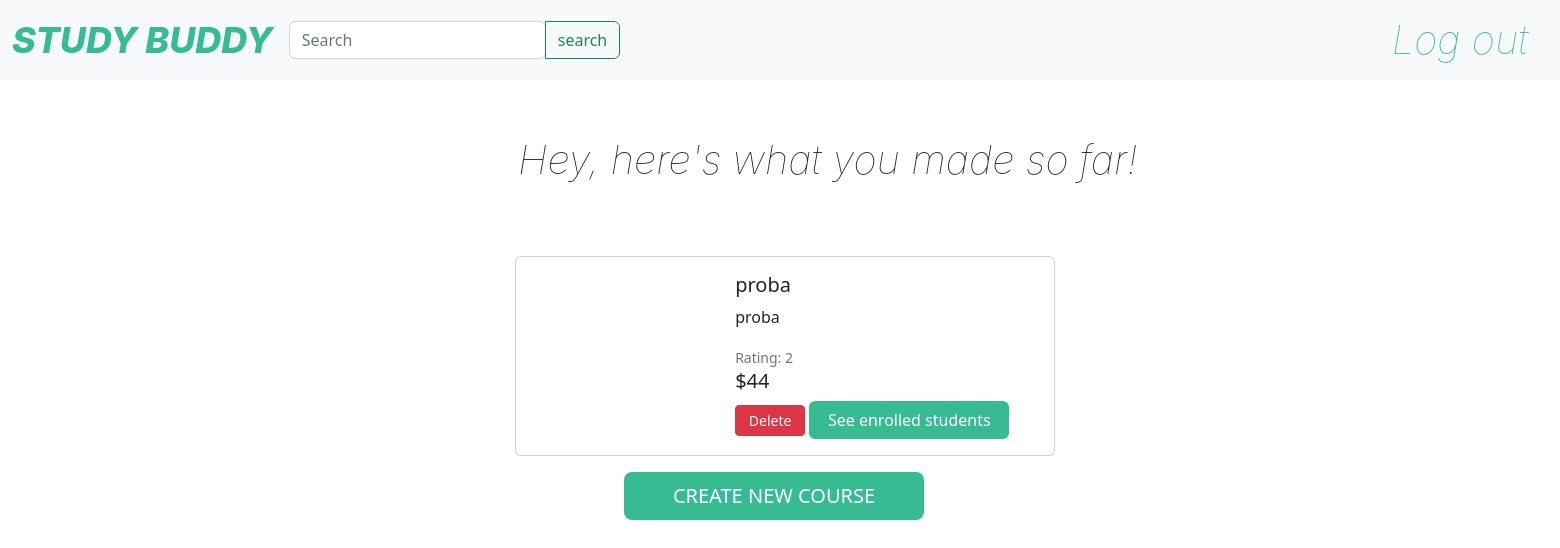
Page /teacherIndex/ (signed in) on the committed database.
### final_project/models.py (models this page shows)
class Course(models.Model):
    id = models.IntegerField(null=False, blank=False, primary_key=True)
    title = models.CharField(max_length=50, null=True, blank=True)
    rating = models.IntegerField(null=True, blank=True)
    course_video = models.FileField(upload_to='course_videos', blank=True)
    description = models.CharField(max_length=50, blank=True, null=True)
    cost = models.IntegerField(null=True, blank=True)
    thumbnail = models.ImageField(upload_to='thumbnails', blank=True)
    course_test = models.FileField(upload_to='course_test', blank=True)

### final_project/views.py (the view)
# urls.py: path('teacherIndex/', teacherIndex, name="teacherIndex"),
def teacherIndex(request):
    if request.user.is_authenticated:
        teacher_courses = TeacherCourse.objects.filter(teacher__user__username=request.user.username)
        courses = list()
        for teacher_course in teacher_courses:
            courses.append(teacher_course.course)
        emptyList = list()
        context = {"courses": courses, "emptyList": emptyList}
        return render(request, "teacherIndex.html", context=context)
    else:
        return redirect(login_app)

### templates/teacherIndex.html (shortened to what this page needs)
<!DOCTYPE html>
<html lang="en">
<head>
    <link href="https://cdn.jsdelivr.net/npm/bootstrap@5.2.0-beta1/dist/css/bootstrap.min.css" rel="stylesheet"
>
</head>
<body>
<nav class="navbar navbar-expand-lg navbar-light bg-light">
    <div class="container-fluid justify-content-between">
        <div class="d-flex">
            <a class="navbar-brand" href=""
               style="color:#37bb93; font-family: Inter; font-weight: 800; font-size: 36px; font-style: italic">STUDY
                BUDDY</a>
            <form class="input-group w-auto my-auto d-none d-sm-flex" method="post">
                <input
                        autocomplete="off"
                        type="search"
                        class="form-control rounded"
                        placeholder="Search"
                        style="min-width: 125px;"
                />
                <button class="btn btn-outline-success my-2 my-sm-0" type="submit">search</button>
            </form>
        </div>
        <ul class="navbar-nav flex-row">
            <li class="nav-item me-3 me-lg-1">
                <a class="navbar-brand" href="{% url 'logout' %}"
                   style="color:#37bb93; font-family: Inter; font-weight: 100; font-size: 40px; font-style: italic">Log
                    out</a>
            </li>
        </ul>
    </div>
</nav>
{% if courses != emptyList %}
    <p style="font-family: Inter; font-weight: 100; font-size: 40px; font-style: italic; padding: 50px 50px; position: relative; left: 30%">
        Hey, here's what you made so far!
    </p>
    <div id="cards">
        {% for course in courses %}
            <div class="card mb-3" style="max-width: 540px;position:relative; left: 33%">
                <div class="row no-gutters">
                    <div class="col-md-4">
                    </div>
                    <div class="col-md-8">
                        <div class="card-parent">
                            <div class="card-child">
                                <h5 class="card-title">{{ course.title }}</h5>
                                <p class="card-text">{{ course.description }}</p>
                                <p class="card-text"><small class="text-muted">Rating: {{ course.rating }}</small></p>
                            </div>
                            <div class="card-child">
                                <h5 class="card-title">${{ course.cost }}</h5>
                                <a class="btn btn-sm btn-danger" style="color: white; width: 70px"
                                   href="{% url 'delete-item' id=course.id %}">Delete</a>
                                <a class="btn btn-m" style="color: white; background: #37BB93; width: 200px"
                                   href="{% url 'enrolled' id=course.id %}">See enrolled students</a>
                            </div>
                        </div>
                    </div>
                </div>
            </div>
        {% endfor %}
    </div>
    <a class="btn btn-lg" style="color: white; background: #37BB93; width: 300px;position:relative; left: 40%"
       href="{% url 'createNewCourse' %}">CREATE NEW COURSE</a>
{% endif %}
</body>
</html>

### templates/teacherIndex.html (style rules this page uses)
.card-parent { margin: 1rem; }
.card-child { display: inline-block; padding-left: 1rem; vertical-align: middle; }

### rows in the picture
Course: title "proba", description "proba", rating "2", cost "44"
